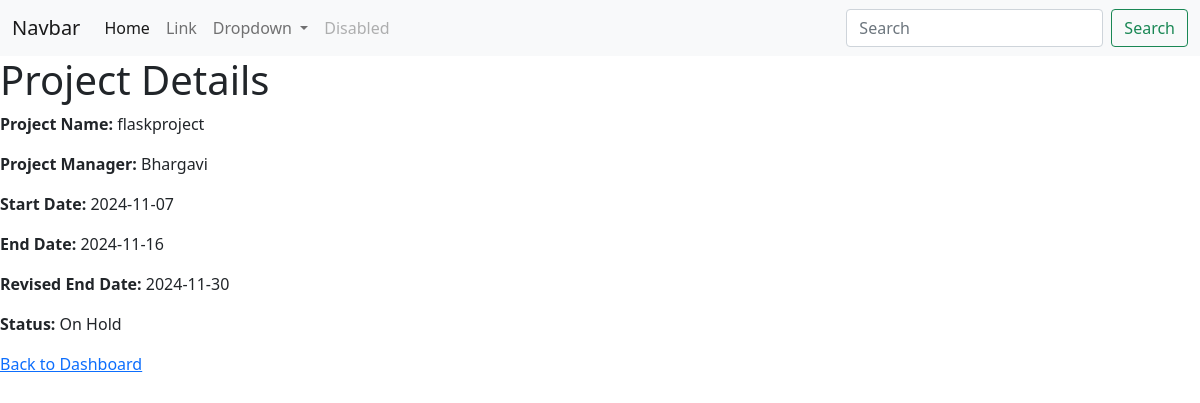
Page /view/2 on the committed database.
### tables this page shows
CREATE TABLE projects (
                        id INTEGER PRIMARY KEY AUTOINCREMENT,
                        project_name TEXT NOT NULL,
                        project_manager TEXT NOT NULL,
                        start_date TEXT NOT NULL,
                        end_date TEXT NOT NULL,
                        revised_end_date TEXT,
                        status TEXT NOT NULL
                    );

### app.py (the view)
@app.route('/view/<int:project_id>')
def view_project(project_id):
    conn = get_db_connection()
    project = conn.execute('SELECT * FROM projects WHERE id = ?', (project_id,)).fetchone()
    conn.close()
    return render_template('view_project.html', project=project)  # Create a template to show project details

### app.py (called while the page is built)
def get_db_connection():
    conn = sqlite3.connect('projects.db')
    conn.row_factory = sqlite3.Row
    return conn

### templates/view_project.html
{% extends 'base.html' %}
{% block content %}
<h1>Project Details</h1>
<p><strong>Project Name:</strong> {{ project['project_name'] }}</p>
<p><strong>Project Manager:</strong> {{ project['project_manager'] }}</p>
<p><strong>Start Date:</strong> {{ project['start_date'] }}</p>
<p><strong>End Date:</strong> {{ project['end_date'] }}</p>
<p><strong>Revised End Date:</strong> {{ project['revised_end_date'] }}</p>
<p><strong>Status:</strong> {{ project['status'] }}</p>
<a href="{{ url_for('index') }}">Back to Dashboard</a>
{% endblock %}

### rows in the picture
projects: project_name "flaskproject", project_manager "Bhargavi", start_date "2024-11-07", end_date "2024-11-16", revised_end_date "2024-11-30", status "On Hold"
